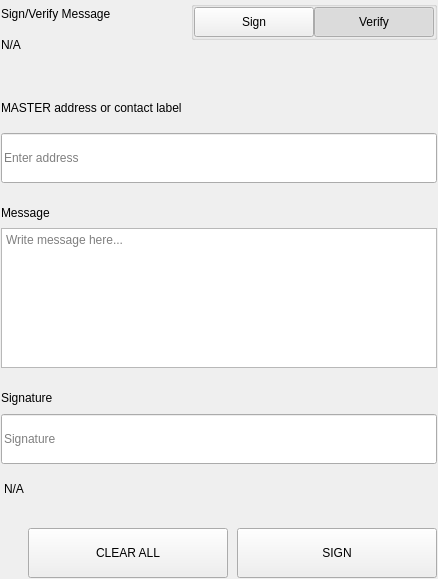
<?xml version="1.0" encoding="UTF-8"?>
<ui version="4.0">
 <class>SettingsSignMessageWidgets</class>
 <widget class="QWidget" name="SettingsSignMessageWidgets">
  <property name="geometry">
   <rect>
    <x>0</x>
    <y>0</y>
    <width>438</width>
    <height>579</height>
   </rect>
  </property>
  <property name="windowTitle">
   <string>Form</string>
  </property>
  <layout class="QVBoxLayout" name="verticalLayout">
   <property name="spacing">
    <number>0</number>
   </property>
   <property name="leftMargin">
    <number>0</number>
   </property>
   <property name="topMargin">
    <number>0</number>
   </property>
   <property name="rightMargin">
    <number>0</number>
   </property>
   <property name="bottomMargin">
    <number>0</number>
   </property>
   <item>
    <widget class="QWidget" name="left" native="true">
     <layout class="QVBoxLayout" name="verticalLayout_3">
      <property name="leftMargin">
       <number>0</number>
      </property>
      <property name="topMargin">
       <number>0</number>
      </property>
      <property name="rightMargin">
       <number>0</number>
      </property>
      <property name="bottomMargin">
       <number>0</number>
      </property>
      <item>
       <widget class="QWidget" name="container_sign" native="true">
        <layout class="QVBoxLayout" name="verticalLayout_2">
         <property name="spacing">
          <number>0</number>
         </property>
         <property name="leftMargin">
          <number>1</number>
         </property>
         <property name="topMargin">
          <number>1</number>
         </property>
         <property name="rightMargin">
          <number>1</number>
         </property>
         <property name="bottomMargin">
          <number>1</number>
         </property>
         <item>
          <layout class="QHBoxLayout" name="horizontalLayout_3" stretch="3,1">
           <property name="spacing">
            <number>40</number>
           </property>
           <item>
            <layout class="QVBoxLayout" name="verticalLayoutTitle">
             <property name="spacing">
              <number>5</number>
             </property>
             <item>
              <widget class="QLabel" name="labelTitle">
               <property name="text">
                <string>Sign/Verify Message</string>
               </property>
              </widget>
             </item>
             <item>
              <widget class="QLabel" name="labelSubtitle1">
               <property name="text">
                <string notr="true">N/A</string>
               </property>
               <property name="wordWrap">
                <bool>true</bool>
               </property>
              </widget>
             </item>
            </layout>
           </item>
           <item alignment="Qt::AlignRight|Qt::AlignTop">
            <widget class="QWidget" name="containerSwitch" native="true">
             <property name="styleSheet">
              <string notr="true">#containerSwitch{
	padding-top:9px;
}</string>
             </property>
             <layout class="QVBoxLayout" name="verticalLayout_6">
              <property name="spacing">
               <number>4</number>
              </property>
              <property name="leftMargin">
               <number>0</number>
              </property>
              <property name="topMargin">
               <number>0</number>
              </property>
              <property name="rightMargin">
               <number>0</number>
              </property>
              <property name="bottomMargin">
               <number>0</number>
              </property>
              <item alignment="Qt::AlignRight">
               <widget class="QGroupBox" name="groupBox">
                <property name="sizePolicy">
                 <sizepolicy hsizetype="Fixed" vsizetype="Preferred">
                  <horstretch>0</horstretch>
                  <verstretch>0</verstretch>
                 </sizepolicy>
                </property>
                <property name="title">
                 <string/>
                </property>
                <property name="alignment">
                 <set>Qt::AlignRight|Qt::AlignTop|Qt::AlignTrailing</set>
                </property>
                <layout class="QHBoxLayout" name="horizontalLayout_4">
                 <property name="spacing">
                  <number>0</number>
                 </property>
                 <property name="leftMargin">
                  <number>0</number>
                 </property>
                 <property name="topMargin">
                  <number>0</number>
                 </property>
                 <property name="rightMargin">
                  <number>0</number>
                 </property>
                 <property name="bottomMargin">
                  <number>0</number>
                 </property>
                 <item>
                  <widget class="QPushButton" name="pushSign">
                   <property name="minimumSize">
                    <size>
                     <width>120</width>
                     <height>30</height>
                    </size>
                   </property>
                   <property name="maximumSize">
                    <size>
                     <width>120</width>
                     <height>30</height>
                    </size>
                   </property>
                   <property name="focusPolicy">
                    <enum>Qt::NoFocus</enum>
                   </property>
                   <property name="text">
                    <string>Sign</string>
                   </property>
                   <property name="checkable">
                    <bool>true</bool>
                   </property>
                   <property name="autoExclusive">
                    <bool>true</bool>
                   </property>
                  </widget>
                 </item>
                 <item>
                  <widget class="QPushButton" name="pushVerify">
                   <property name="minimumSize">
                    <size>
                     <width>120</width>
                     <height>30</height>
                    </size>
                   </property>
                   <property name="maximumSize">
                    <size>
                     <width>120</width>
                     <height>30</height>
                    </size>
                   </property>
                   <property name="focusPolicy">
                    <enum>Qt::NoFocus</enum>
                   </property>
                   <property name="text">
                    <string>Verify</string>
                   </property>
                   <property name="checkable">
                    <bool>true</bool>
                   </property>
                   <property name="checked">
                    <bool>true</bool>
                   </property>
                   <property name="autoExclusive">
                    <bool>true</bool>
                   </property>
                  </widget>
                 </item>
                </layout>
               </widget>
              </item>
              <item alignment="Qt::AlignHCenter|Qt::AlignTop">
               <widget class="QLabel" name="labelSubtitleSwitch">
                <property name="text">
                 <string/>
                </property>
                <property name="alignment">
                 <set>Qt::AlignRight|Qt::AlignTrailing|Qt::AlignVCenter</set>
                </property>
               </widget>
              </item>
             </layout>
            </widget>
           </item>
          </layout>
         </item>
         <item>
          <spacer name="verticalSpacer_2">
           <property name="orientation">
            <enum>Qt::Vertical</enum>
           </property>
           <property name="sizeType">
            <enum>QSizePolicy::Fixed</enum>
           </property>
           <property name="sizeHint" stdset="0">
            <size>
             <width>20</width>
             <height>40</height>
            </size>
           </property>
          </spacer>
         </item>
         <item>
          <widget class="QWidget" name="containerAddress" native="true">
           <property name="sizePolicy">
            <sizepolicy hsizetype="Preferred" vsizetype="Fixed">
             <horstretch>0</horstretch>
             <verstretch>0</verstretch>
            </sizepolicy>
           </property>
           <layout class="QVBoxLayout" name="verticalLayout_5" stretch="0,0">
            <property name="spacing">
             <number>15</number>
            </property>
            <property name="leftMargin">
             <number>0</number>
            </property>
            <property name="topMargin">
             <number>0</number>
            </property>
            <property name="rightMargin">
             <number>0</number>
            </property>
            <property name="bottomMargin">
             <number>0</number>
            </property>
            <item>
             <widget class="QLabel" name="labelSubtitleAddress">
              <property name="minimumSize">
               <size>
                <width>0</width>
                <height>20</height>
               </size>
              </property>
              <property name="maximumSize">
               <size>
                <width>16777215</width>
                <height>20</height>
               </size>
              </property>
              <property name="text">
               <string>MASTER address or contact label</string>
              </property>
             </widget>
            </item>
            <item>
             <widget class="QLineEdit" name="addressIn_SM">
              <property name="minimumSize">
               <size>
                <width>0</width>
                <height>50</height>
               </size>
              </property>
              <property name="maximumSize">
               <size>
                <width>16777215</width>
                <height>50</height>
               </size>
              </property>
              <property name="placeholderText">
               <string>Enter address</string>
              </property>
             </widget>
            </item>
           </layout>
          </widget>
         </item>
         <item>
          <spacer name="verticalSpacer_3">
           <property name="orientation">
            <enum>Qt::Vertical</enum>
           </property>
           <property name="sizeType">
            <enum>QSizePolicy::Fixed</enum>
           </property>
           <property name="sizeHint" stdset="0">
            <size>
             <width>20</width>
             <height>20</height>
            </size>
           </property>
          </spacer>
         </item>
         <item>
          <layout class="QVBoxLayout" name="verticalLayout_9">
           <property name="spacing">
            <number>5</number>
           </property>
           <item>
            <widget class="QLabel" name="labelSubtitleMessage">
             <property name="minimumSize">
              <size>
               <width>0</width>
               <height>20</height>
              </size>
             </property>
             <property name="maximumSize">
              <size>
               <width>16777215</width>
               <height>20</height>
              </size>
             </property>
             <property name="text">
              <string>Message</string>
             </property>
            </widget>
           </item>
           <item>
            <widget class="QPlainTextEdit" name="messageIn_SM">
             <property name="minimumSize">
              <size>
               <width>0</width>
               <height>140</height>
              </size>
             </property>
             <property name="maximumSize">
              <size>
               <width>16777215</width>
               <height>140</height>
              </size>
             </property>
             <property name="placeholderText">
              <string>Write message here...</string>
             </property>
            </widget>
           </item>
          </layout>
         </item>
         <item>
          <spacer name="verticalSpacer_4">
           <property name="orientation">
            <enum>Qt::Vertical</enum>
           </property>
           <property name="sizeType">
            <enum>QSizePolicy::Fixed</enum>
           </property>
           <property name="sizeHint" stdset="0">
            <size>
             <width>20</width>
             <height>20</height>
            </size>
           </property>
          </spacer>
         </item>
         <item>
          <widget class="QWidget" name="widget" native="true">
           <property name="minimumSize">
            <size>
             <width>0</width>
             <height>75</height>
            </size>
           </property>
           <property name="maximumSize">
            <size>
             <width>16777215</width>
             <height>16777215</height>
            </size>
           </property>
           <layout class="QVBoxLayout" name="verticalLayout_4">
            <property name="leftMargin">
             <number>0</number>
            </property>
            <property name="topMargin">
             <number>0</number>
            </property>
            <property name="rightMargin">
             <number>0</number>
            </property>
            <property name="bottomMargin">
             <number>0</number>
            </property>
            <item>
             <widget class="QLabel" name="labelSubtitleSignature">
              <property name="minimumSize">
               <size>
                <width>0</width>
                <height>20</height>
               </size>
              </property>
              <property name="maximumSize">
               <size>
                <width>16777215</width>
                <height>20</height>
               </size>
              </property>
              <property name="text">
               <string>Signature</string>
              </property>
             </widget>
            </item>
            <item>
             <widget class="QLineEdit" name="signatureOut_SM">
              <property name="minimumSize">
               <size>
                <width>0</width>
                <height>50</height>
               </size>
              </property>
              <property name="placeholderText">
               <string>Signature</string>
              </property>
             </widget>
            </item>
           </layout>
          </widget>
         </item>
         <item>
          <widget class="QLabel" name="statusLabel_SM">
           <property name="styleSheet">
            <string notr="true">padding-top:5px;</string>
           </property>
           <property name="text">
            <string notr="true">N/A</string>
           </property>
          </widget>
         </item>
         <item>
          <spacer name="verticalSpacer">
           <property name="orientation">
            <enum>Qt::Vertical</enum>
           </property>
           <property name="sizeType">
            <enum>QSizePolicy::Fixed</enum>
           </property>
           <property name="sizeHint" stdset="0">
            <size>
             <width>20</width>
             <height>20</height>
            </size>
           </property>
          </spacer>
         </item>
         <item>
          <layout class="QHBoxLayout" name="horizontalLayout_7">
           <property name="spacing">
            <number>9</number>
           </property>
           <item>
            <spacer name="horizontalSpacer_5">
             <property name="orientation">
              <enum>Qt::Horizontal</enum>
             </property>
             <property name="sizeType">
              <enum>QSizePolicy::Expanding</enum>
             </property>
             <property name="sizeHint" stdset="0">
              <size>
               <width>40</width>
               <height>20</height>
              </size>
             </property>
            </spacer>
           </item>
           <item>
            <widget class="QPushButton" name="pushButtonClear">
             <property name="minimumSize">
              <size>
               <width>200</width>
               <height>50</height>
              </size>
             </property>
             <property name="focusPolicy">
              <enum>Qt::NoFocus</enum>
             </property>
             <property name="text">
              <string>CLEAR ALL</string>
             </property>
            </widget>
           </item>
           <item>
            <widget class="QPushButton" name="pushButtonSave">
             <property name="minimumSize">
              <size>
               <width>200</width>
               <height>50</height>
              </size>
             </property>
             <property name="maximumSize">
              <size>
               <width>200</width>
               <height>50</height>
              </size>
             </property>
             <property name="focusPolicy">
              <enum>Qt::NoFocus</enum>
             </property>
             <property name="text">
              <string>SIGN</string>
             </property>
            </widget>
           </item>
          </layout>
         </item>
        </layout>
       </widget>
      </item>
     </layout>
    </widget>
   </item>
  </layout>
 </widget>
 <resources/>
 <connections/>
</ui>
